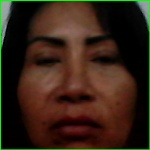
#> input picture Detec rostro/data/karina/rostro_0.jpg, 150 x 150 px, given in place of the camera
$ python captura_datos.py
#> lines starting #> are read from the running program, lines starting #| are printed output that depends on the picture
### Detec rostro/camera.py
# -------------------------------------------------------------------------
# Crack the Code
# Inteligencia Artificial con Python
# Sesion 1 - Detector de rostros
# No modifiques este archivo
# -------------------------------------------------------------------------
# Importar bibliotecas que se utilizarán
import cv2


# Detecta qué camara esta disponible
def getcamera():
    for i in range(8):
        c = cv2.VideoCapture(i, cv2.CAP_DSHOW)
        if c is None or not c.isOpened():
            print('Warning: unable to open video source: ', i)
        else:
            print('Camera found in video source: ', i)
            c.release()
            return i

### Detec rostro/captura_datos.py
# pip install imutils
import cv2
import os
import imutils
from camera import getcamera

print('Escribe tu nombre:')
personName = input()
#> the answer given: data/karina/rostro_0.jpg
dataPath = './data'
personPath = dataPath + '/' + personName

if os.path.exists(personPath):
    print('Persona ya registrada, sobreescribiendo datos...')
else:
    os.makedirs(personPath)
    print('Nueva persona, capturando datos...')

# abrir la cámara
camera = getcamera()
cap = cv2.VideoCapture(camera, cv2.CAP_DSHOW)

# Cargar el detector de rostros
faceClassif = cv2.CascadeClassifier('rostros.xml')

contador = 0

while True:
    # Tomar fotografía
    ret, frame = cap.read()
#> frame is the input picture: shape (150, 150, 3); mean B, G, R 22.1, 35.3, 54.1

    if not ret:
        break

    # Cambiando el tamaño de la foto
    frame = imutils.resize(frame, width=640)
#> frame: shape (640, 640, 3)

    gray = cv2.cvtColor(frame, cv2.COLOR_BGR2GRAY)
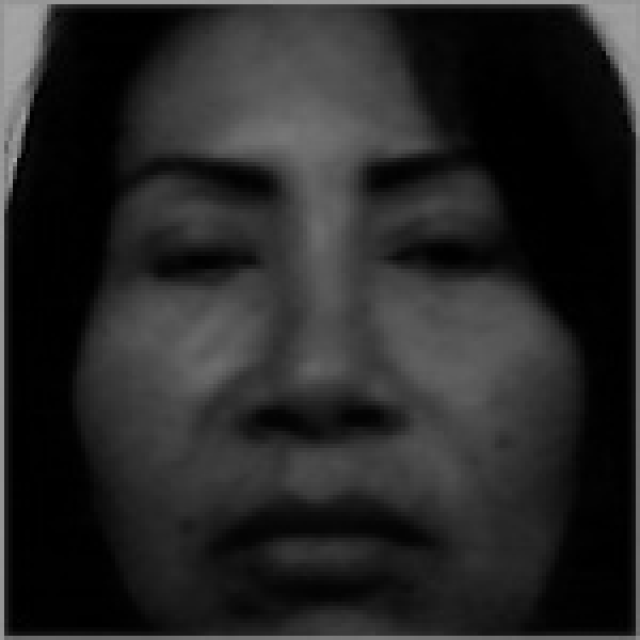
#> gray: shape (640, 640); min 0, max 166, mean 39.4

    faces = faceClassif.detectMultiScale(
        gray,
        scaleFactor=1.1,
        minNeighbors=5,
        minSize=(120, 120),
        maxSize=(1000, 1000)
    )
#> faces = [[56, 40, 532, 532]]
    for (x, y, w, h) in faces:
        cv2.rectangle(frame, (x, y), (x + w, y + h), (0, 255, 0), 2)
#> this loop made 1 pass
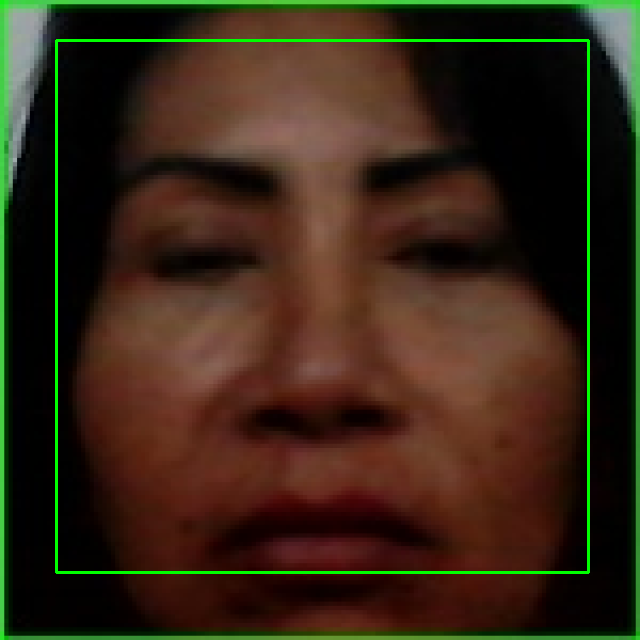
#> frame: shape (640, 640, 3); mean B, G, R 22, 39.1, 53.7

    # copia de la imagen
    auxFrame = frame.copy()

    # obtenemos el recuadro del rostro
    rostro = auxFrame[y:y + h, x:x + w]
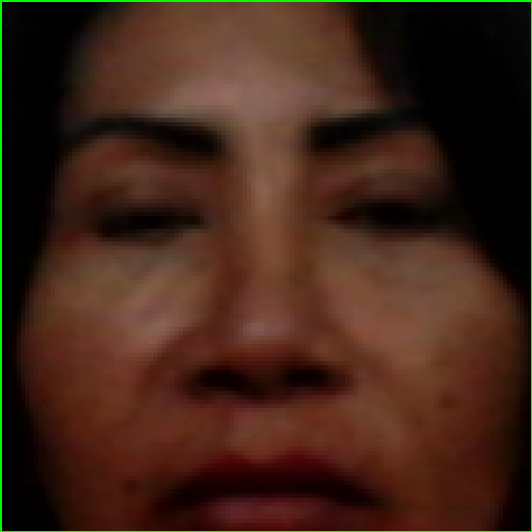
#> rostro: shape (532, 532, 3); mean B, G, R 24, 37.6, 64.9
    rostro = cv2.resize(rostro, (150, 150), interpolation=cv2.INTER_CUBIC)
#> rostro: shape (150, 150, 3)

    # Guardar el rostro como imagen
    cv2.imwrite(personPath + '/rostro_{}.jpg'.format(contador), rostro)
    print('rostro_{}.jpg'.format(contador) + ' guardado')

    contador = contador + 1

    cv2.imshow('Mi camara', frame)

    if contador >= 10 or cv2.waitKey(1) & 0xFF == ord('q'):
#> (key q is pressed here)
        break

# cierra camara y ventanas
cv2.destroyAllWindows()
cap.release()

$ run again, on Detec rostro/data/karina/rostro_2.jpg
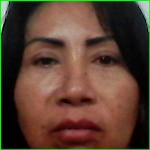
#> input picture Detec rostro/data/karina/rostro_2.jpg, 150 x 150 px, given in place of the camera
#> frame is the input picture: shape (150, 150, 3); mean B, G, R 49.9, 65, 89.6
#> `gray = cv2.cvtColor(frame, cv2.COLOR_BGR2GRAY)`:
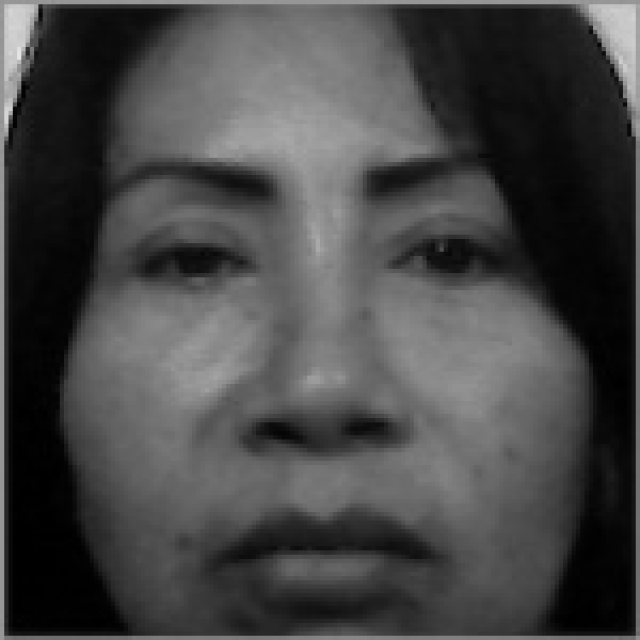
#> gray: shape (640, 640); min 0, max 229, mean 70.6
#> faces = [[50, 42, 543, 543]]
#> the loop `for (x, y, w, h) in faces:` made 1 pass
#> `rostro = auxFrame[y:y + h, x:x + w]`:
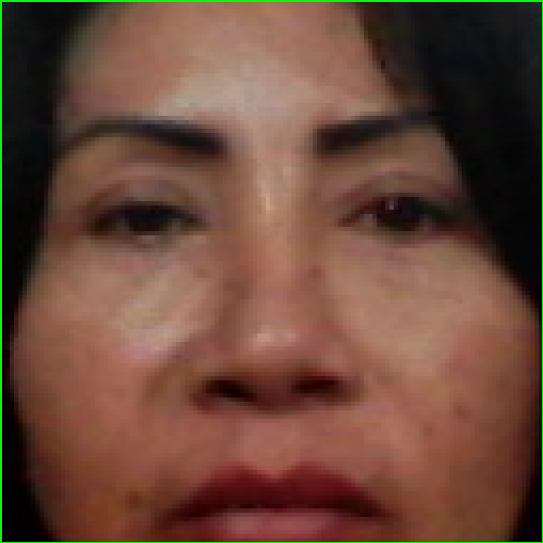
#> rostro: shape (543, 543, 3); mean B, G, R 57.3, 72.2, 106.1
